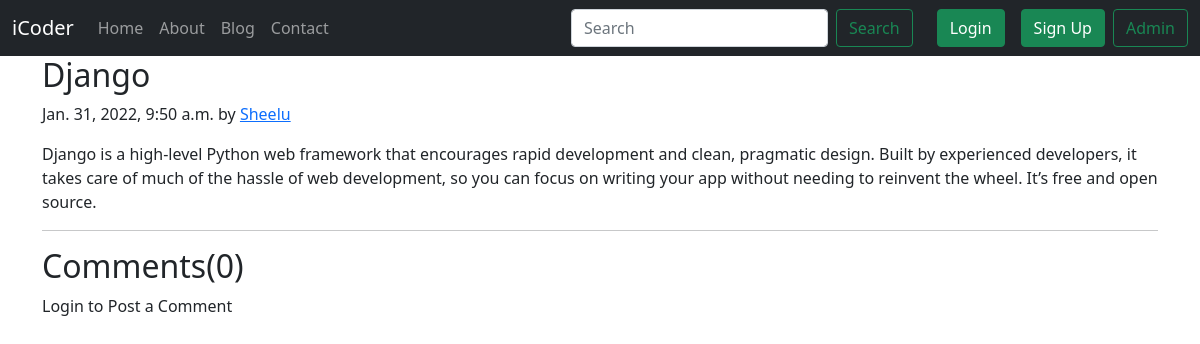
The page /blog/Django on the database its author committed.
### blog/models.py (models this page shows, shortened)
class Post(models.Model):
    sno=models.AutoField(primary_key=True)
    title=models.CharField(max_length=255)
    author=models.CharField(max_length=14)
    slug=models.CharField(max_length=130)
    timeStamp=models.DateTimeField(blank=True)
    content=models.TextField()

### blog/views.py (the view)
# urls.py: path('<str:slug>', views.blogPost, name="blogPost"),
def blogPost(request, slug):
    post=Post.objects.filter(slug=slug).first()
    comments= BlogComment.objects.filter(post=post)
    context={'post':post, 'comments': comments, 'user': request.user}
    return render(request, "blog/blogPost.html", context)

### templates/blog/blogPost.html (shortened to what this page needs)
{% extends 'base.html' %}
{% block body %}
<div class="container">
  <article class="blog-post">
    <h2 class="blog-post-title">{{post.title}}</h2>
    <p class="blog-post-meta">{{post.timeStamp}} by <a href="/about">{{post.author}}</a></p>
    <p>{{post.content}}.</p>
    <hr>
  </article>
</div>
<div class="container">
  <h2>Comments({{comments.count}})</h2>
  <div class="my-2">
    {% if user.is_authenticated %}
    <form action="/blog/postComment" method="post">
      {% csrf_token %}
      <div class="form-group">
        <label for="exampleInputEmail1">Post Comment </label>
        <input type="text" class="form-control" name="comment" placeholder="Enter comment here">
      </div>
      <input type="hidden" name="postSno" value="{{post.sno}}">
      <button type="submit" class="btn btn-primary my-2">Submit</button>
    </form>
    {% else %}
    <p>Login to Post a Comment</p>
  {% endif %}
</div>
</div>
{% endblock body %}

### rows shown on the page
Post: title "Django", timeStamp "Jan. 31, 2022, 9:50 a.m.", author "Sheelu", content "Django is a high-level Python web framework that encourages rapid development and clean, pragmatic design. Built by experienced developers, it takes care of much of the hassle of web development, so you can focus on writing your app without needing to reinvent the wheel. It’s free and open source"

### other values the page prints
{{ comments.count }} "0"
